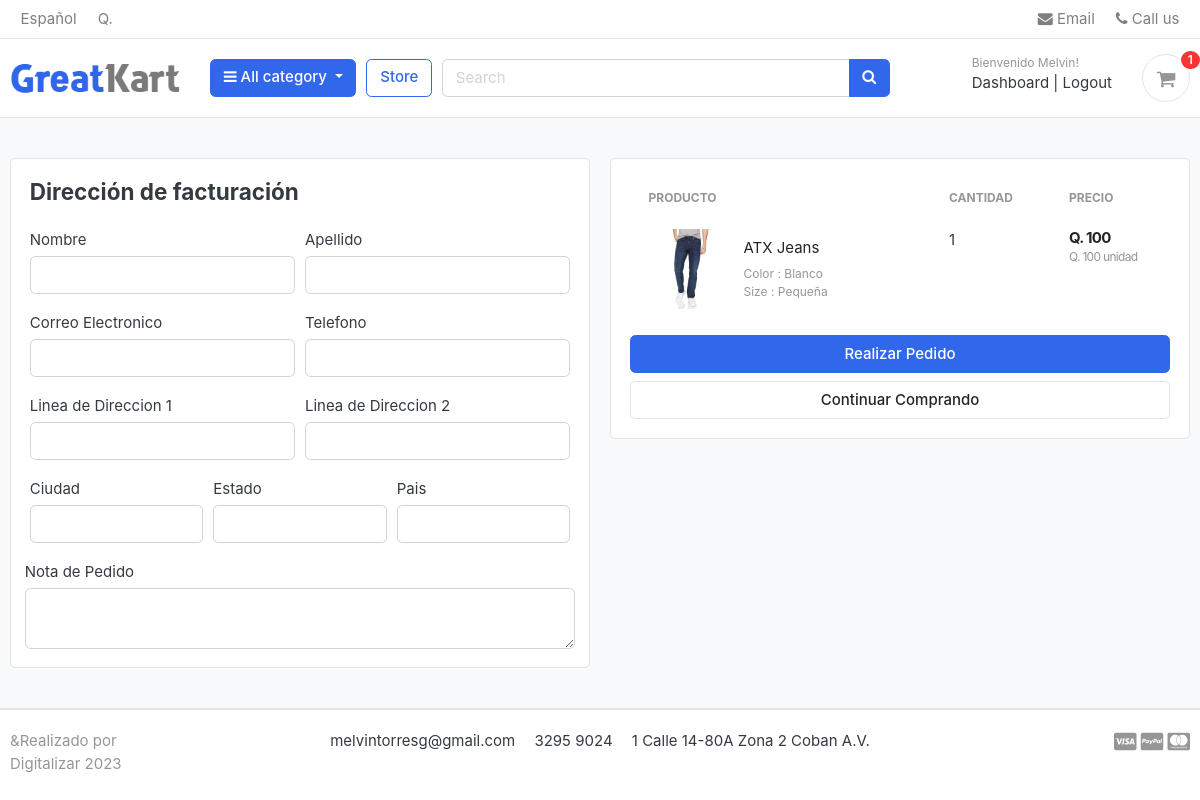
Screenshot of /cart/checkout/ (signed in) with the database file from the repository.
### accounts/models.py (models this page shows, shortened)
class Account(AbstractBaseUser):
    first_name      = models.CharField(max_length=50)
    last_name       = models.CharField(max_length=50)
    username        = models.CharField(max_length=50, unique=True)
    email           = models.EmailField(max_length=100, unique=True)
    phone_number    = models.CharField(max_length=50)
    date_joined     = models.DateTimeField(auto_now_add=True)
    last_login      = models.DateTimeField(auto_now_add=True)
    is_admin        = models.BooleanField(default=False)
    is_staff        = models.BooleanField(default=False)
    is_active        = models.BooleanField(default=False)
    is_superadmin        = models.BooleanField(default=False)
    USERNAME_FIELD = 'email'
    REQUIRED_FIELDS = ['username', 'first_name', 'last_name']
    objects = MyAccountManager()

### carts/models.py (models this page shows, shortened)
class CartItem(models.Model):
    user = models.ForeignKey(Account, on_delete=models.CASCADE, null=True)
    product = models.ForeignKey(Product, on_delete=models.CASCADE)
    variations = models.ManyToManyField(Variation, blank=True)
    cart    = models.ForeignKey(Cart, on_delete=models.CASCADE, null=True)
    quantity = models.IntegerField()
    is_active = models.BooleanField(default=True)
    def sub_total(self):
        return self.product.price * self.quantity

### store/models.py (models this page shows, shortened)
class Product(models.Model):
        product_name    = models.CharField(max_length=200, unique=True)
        slug            = models.SlugField(max_length=200, unique=True)
        description     = models.TextField(max_length=500, blank=True)
        price           = models.IntegerField()
        images          = models.ImageField(upload_to='photos/products')
        stock           = models.IntegerField()
        is_available    = models.BooleanField(default=True)
        category        = models.ForeignKey(Category, on_delete= models.CASCADE)
        created_date    = models.DateTimeField(auto_now_add=True)
        modified_date   = models.DateTimeField(auto_now=True)
        def get_url(self):
                return reverse('product_details', args=[self.category.slug, self.slug])

class Variation(models.Model):
        product = models.ForeignKey(Product, on_delete=models.CASCADE)
        variation_category = models.CharField(max_length=100, choices=variation_category_choice)
        variation_value    = models.CharField(max_length=100)
        is_active          = models.BooleanField(default=True)
        created_date       = models.DateTimeField(auto_now=True)
        objects = VariationManager()

### carts/views.py (the view)
# urls.py: path('checkout/', views.checkout, name='checkout'),
@login_required(login_url='login')
def checkout(request, total=0, quantity=0, cart_items=None):
    try:
        tax = 0
        grand_total = 0
        if request.user.is_authenticated:
            cart_items = CartItem.objects.filter(user=request.user, is_active=True)
        else:
            cart = Cart.objects.get(cart_id=_cart_id(request))
            cart_items = CartItem.objects.filter(cart=cart, is_active=True)
        for cart_item in cart_items:
            total += (cart_item.product.price * cart_item.quantity)
            quantity += cart_item.quantity
        tax = (12 * total)/100
        grand_total = total + tax
    except ObjectDoesNotExist:
        pass #just ignore
    context = {
        'total': total,
        'quantity': quantity,
        'cart_items': cart_items,
        'tax'       : tax,
        'grand_total': grand_total,
    }
    return render(request, 'store/checkout.html', context)

### templates/store/checkout.html (shortened to what this page needs)
{% extends 'base.html' %}
{% load static %}
{% block content %}
<section class="section-content padding-y bg">
<div class="container">
<div class="row">
        <aside class="col-lg-6">
        <div class="card">
                <div class="card-body">
                        <h4 class="card-title mb-4">Dirección de facturación</h4>
                        <form action="{% url 'place_order' %}" method="POST">
                                <div class="form-row">
                                        <div class="col form-group">
                                                <label for="">Nombre</label>
                                                <input type="text" name="first_name" class="form-control" required>
                                        </div>
                                        <div class="col form-group">
                                                <label for="">Apellido</label>
                                                <input type="text" name="last_name" class="form-control" required>
                                        </div>
                                </div>
                                <div class="form-row">
                                        <div class="col form-group">
                                                <label for="">Correo Electronico</label>
                                                <input type="email" name="email" class="form-control" required>
                                        </div>
                                        <div class="col form-group">
                                                <label for="">Telefono</label>
                                                <input type="text" name="phone" class="form-control" required>
                                        </div>
                                </div>
                                <div class="form-row">
                                        <div class="col form-group">
                                                <label for="">Linea de Direccion 1</label>
                                                <input type="text" name="address_line_1" class="form-control" required>
                                        </div>
                                        <div class="col form-group">
                                                <label for="">Linea de Direccion 2</label>
                                                <input type="text" name="address_line_2" class="form-control">
                                        </div>
                                </div>
                                <div class="form-row">
                                        <div class="col form-group">
                                                <label for="">Ciudad</label>
                                                <input type="text" name="city" class="form-control" required>
                                        </div>
                                        <div class="col form-group">
                                                <label for="">Estado</label>
                                                <input type="text" name="state" class="form-control" required>
                                        </div>
                                        <div class="col form-group">
                                                <label for="">Pais</label>
                                                <input type="text" name="country" class="form-control" required>
                                        </div>
                                </div>
                                        <div class="form-row">
                                                <label for="">Nota de Pedido</label>
                                                <textarea name="order_note" rows="2" class="form-control"></textarea>
                                        </div>
                </div>
        </div>
        </aside>
        <aside class="col-lg-6">
                <div class="card">
                <div class="card-body">
                        <table class="table table-borderless table-shopping-cart">
                                <thead class="text-muted">
                                <tr class="small text-uppercase">
                                        <th scope="col">Producto</th>
                                        <th scope="col" width="120">Cantidad</th>
                                        <th scope="col" width="120">Precio</th>
                                </tr>
                                </thead>
                                <tbody>
                                {% for cart_item in cart_items %}
                                <tr>
                                        <td>
                                                <figure class="itemside align-items-center">
                                                        <div class="aside"><img src="{{ cart_item.product.images.url }}" class="img-sm"></div>
                                                        <figcaption class="info">
                                                                <a href="{{ cart_item.product.get_url }}" class="title text-dark">{{ cart_item.product.product_name }}</a>
                                                                <p class="text-muted small">
                                                                        {% if cart_item.variations.all %}
                                                                                {% for item in cart_item.variations.all %}
                                                                                        {{ item.variation_category | capfirst }} : {{ item.variation_value | capfirst }} <br>
                                                                                {% endfor %}
                                                                        {% endif %}
                                                                </p>
                                                        </figcaption>
                                                </figure>
                                        </td>
                                        <td>
                                                <label for="">{{cart_item.quantity}}</label>
                                        </td>
                                        <td>
                                                <div class="price-wrap">
                                                        <var class="price">Q. {{ cart_item.sub_total }}</var>
                                                        <small class="text-muted"> Q. {{ cart_item.product.price }} unidad </small>
                                                </div>
                                        </td>
                                </tr>
                                {% endfor %}
                                </tbody>
                                </table>
                        <button type="submit" name="submit" class="btn btn-primary btn-block">Realizar Pedido</button>
                        <a href="{% url 'store' %}" class="btn btn-light btn-block">Continuar Comprando</a>
                </div>
                </div>
        </aside>
</div>
</div>
</section>
{% endblock %}

### templates/includes/navbar.html (shortened to what this page needs)
{% load static %}
<header class="section-header">
        <nav class="navbar p-md-0 navbar-expand-sm navbar-light border-bottom">
        <div class="container">
          <div class="collapse navbar-collapse" id="navbarTop4">
            <ul class="navbar-nav mr-auto">
                    <li class="nav-item dropdown">
                                 <a href="#" class="nav-link">   Español </a>
                        </li>
                        <li class="nav-item dropdown">
                                <a href="#" class="nav-link"> Q. </a>
                        </li>
            </ul>
            <ul class="navbar-nav">
                        <li><a href="#" class="nav-link"> <i class="fa fa-envelope"></i> Email </a></li>
                        <li><a href="#" class="nav-link"> <i class="fa fa-phone"></i> Call us </a></li>
                </ul>
          </div>
        </div>
        </nav>
        <section class="header-main border-bottom">
                <div class="container">
        <div class="row align-items-center">
                <div class="col-lg-2 col-md-3 col-6">
                        <a href="{% url 'home' %}" class="brand-wrap">
                                <img class="logo" src="{% static './images/logo.png' %}">
                        </a>
                </div>
                <div class="col-lg col-sm col-md col-6 flex-grow-0">
                        <div class="category-wrap dropdown d-inline-block float-right">
                                <button type="button" class="btn btn-primary dropdown-toggle" data-toggle="dropdown">
                                        <i class="fa fa-bars"></i> All category
                                </button>
                        </div>
                </div>
                <a href="{% url 'store' %}" class="btn btn-outline-primary">Store</a>
                <div class="col-lg  col-md-6 col-sm-12 col">
                        <form action="{% url 'search' %}" class="search" method='GET'>
                                <div class="input-group w-100">
                                    <input type="text" class="form-control" style="width:60%;" placeholder="Search" name="keyword">
                                    <div class="input-group-append">
                                      <button class="btn btn-primary" type="submit">
                                        <i class="fa fa-search"></i>
                                      </button>
                                    </div>
                            </div>
                        </form>
                </div>
                <div class="col-lg-3 col-sm-6 col-8 order-2 order-lg-3">
                                        <div class="d-flex justify-content-end mb-3 mb-lg-0">
                                                {% if user.id is None %}
                                                <div class="widget-header">
                                                        <small class="title text-muted">Bienvenido Visitante!</small>
                                                        <div>
                                                                <a href="{% url 'login' %}">Iniciar Sesion</a> <span class="dark-transp"> | </span>
                                                                <a href="{% url 'register' %}"> Registro</a>
                                                        </div>
                                                </div>
                                                {% else %}
                                                <div class="widget-header">
                                                        <small class="title text-muted">Bienvenido {{ user.first_name }}!</small>
                                                        <div>
                                                            <a href="{% url 'dashboard' %}">Dashboard</a> <span class="dark-transp"> | </span>
                                                            <a href="{% url 'logout' %}"> Logout</a>
                                                        </div>
                                                </div>
                                                {% endif %}
                                                <a href="{% url 'cart' %}" class="widget-header pl-3 ml-3">
                                                        <div class="icon icon-sm rounded-circle border"><i class="fa fa-shopping-cart"></i></div>
                                                        <span class="badge badge-pill badge-danger notify">{{cart_count}}</span>
                                                </a>
                                        </div>
                                </div>
        </div>
                </div>
        </section>
        </header>

### rows the page displays
Account: first_name "Melvin"
CartItem: product.images (picture), product.product_name "ATX Jeans", quantity "1", sub_total "100", product.price "100"
Variation: variation_category "Color", variation_value "Blanco"
Variation: variation_category "Size", variation_value "Pequeña"

### other values shown
{{ cart_count }} "1"
